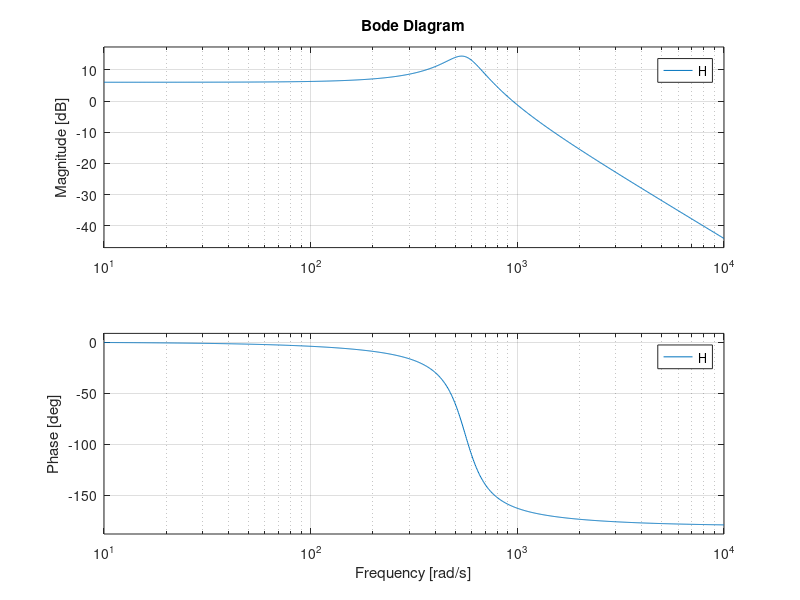
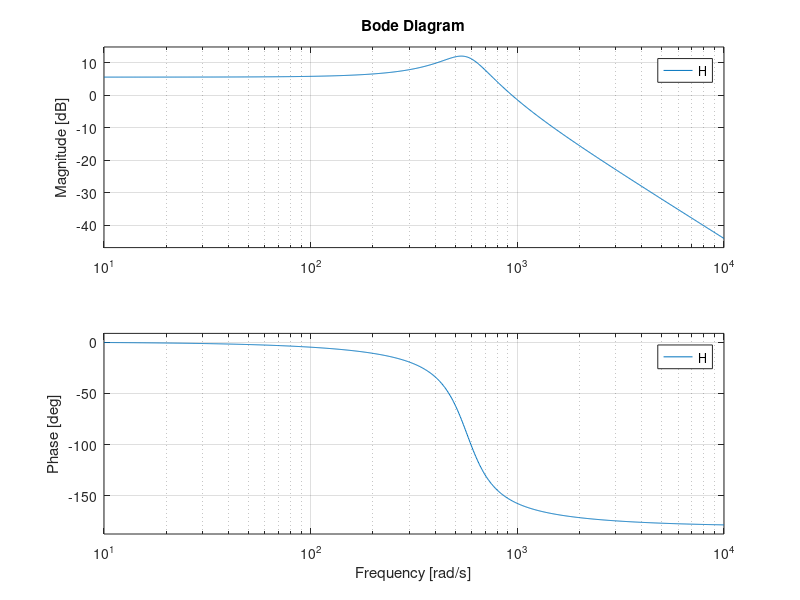
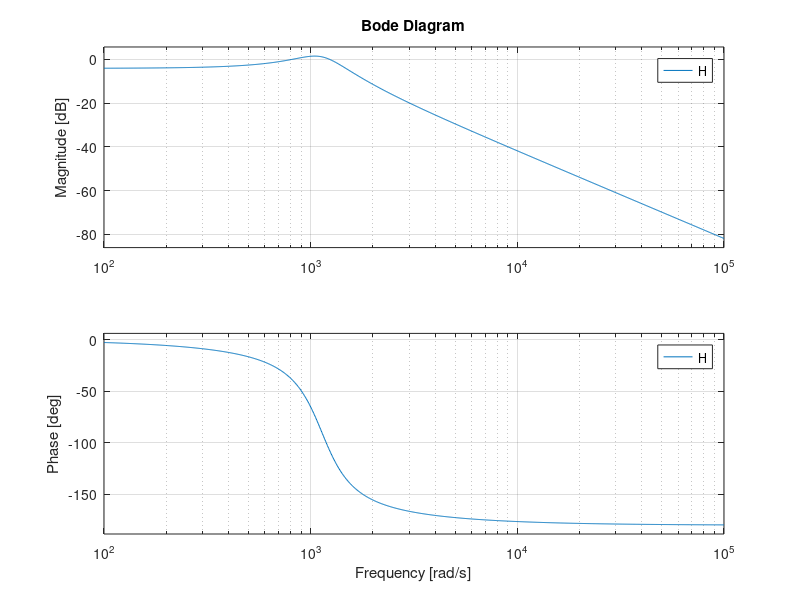
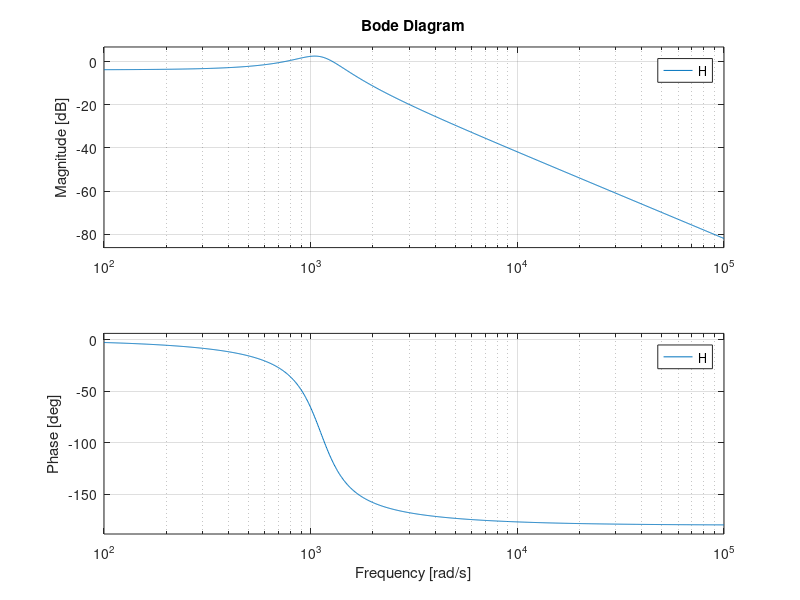

Reproduce these figures in MATLAB, in order.
clear all
clc
d=0.5;
Ro=48^2/500;
C=0.001;
L=0.0008;
s=tf('s');
R = 0.05;

H = Ro*(1-d) / (s^2*Ro*L*C + s*L + Ro*(1-d)^2);

x = 400 * pi*sqrt(-1);
rip1 = 3*abs(Ro*(1-d) / (x^2*Ro*L*C + x*L + Ro*(1-d)^2))

figure
bode(H)

H = (1-d)*Ro / (s^2*L*C*Ro + s*(C*R*Ro+L) + R + (1-d)^2*Ro);

rip2 = 3*abs((1-d)*Ro / (x^2*L*C*Ro + x*(C*R*Ro+L) + R + (1-d)^2*Ro))

figure
bode(H)

d=0.6424;
Ro=30^2/500;

H= d*Ro/(s^2*Ro*L*C + s*(Ro*R*C+L)+R+Ro);

figure
bode(H)

H= d/(s^2*L*C+s*L/Ro+1);

figure
bode(H,{10^2,10^5})
